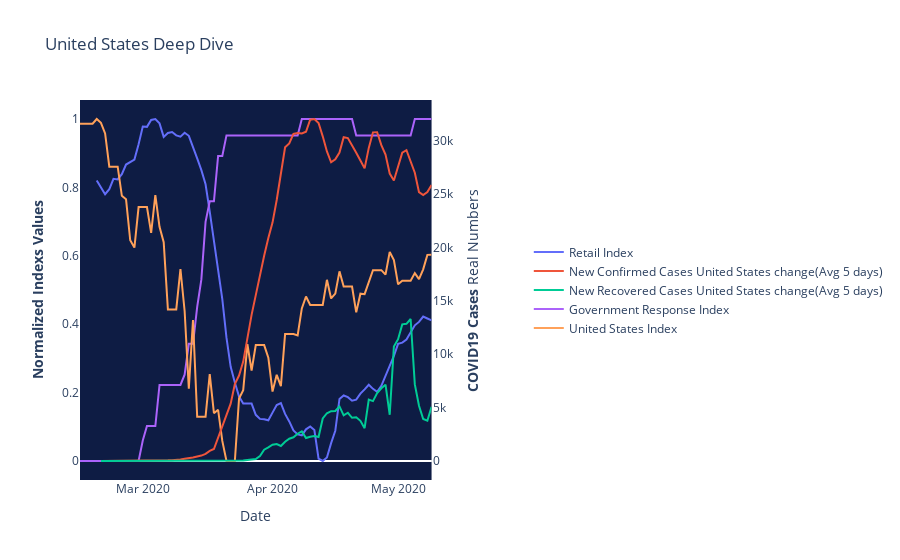

Write notebook code for a chart like this one.
### Code cell
graphi(United_States,"United States")
